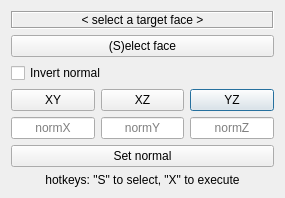
<?xml version="1.0" encoding="UTF-8"?>
<ui version="4.0">
 <class>DialogAlign</class>
 <widget class="QDialog" name="DialogAlign">
  <property name="geometry">
   <rect>
    <x>0</x>
    <y>0</y>
    <width>285</width>
    <height>182</height>
   </rect>
  </property>
  <property name="sizePolicy">
   <sizepolicy hsizetype="Expanding" vsizetype="Preferred">
    <horstretch>0</horstretch>
    <verstretch>0</verstretch>
   </sizepolicy>
  </property>
  <property name="baseSize">
   <size>
    <width>200</width>
    <height>300</height>
   </size>
  </property>
  <property name="windowTitle">
   <string>Align flanges</string>
  </property>
  <property name="windowIcon">
   <iconset>
    <normaloff>../../../../Documenti/flamingo/icons/flangeAlign.svg</normaloff>../../../../Documenti/flamingo/icons/flangeAlign.svg</iconset>
  </property>
  <property name="sizeGripEnabled">
   <bool>false</bool>
  </property>
  <layout class="QGridLayout" name="gridLayout">
   <item row="4" column="1">
    <widget class="QLineEdit" name="Y">
     <property name="minimumSize">
      <size>
       <width>24</width>
       <height>0</height>
      </size>
     </property>
     <property name="toolTip">
      <string/>
     </property>
     <property name="alignment">
      <set>Qt::AlignCenter</set>
     </property>
     <property name="placeholderText">
      <string>normY</string>
     </property>
    </widget>
   </item>
   <item row="3" column="2">
    <widget class="QPushButton" name="btnYZ">
     <property name="minimumSize">
      <size>
       <width>24</width>
       <height>0</height>
      </size>
     </property>
     <property name="text">
      <string>YZ</string>
     </property>
    </widget>
   </item>
   <item row="1" column="0" colspan="3">
    <widget class="QPushButton" name="btn1">
     <property name="minimumSize">
      <size>
       <width>24</width>
       <height>0</height>
      </size>
     </property>
     <property name="text">
      <string>(S)elect face</string>
     </property>
    </widget>
   </item>
   <item row="3" column="1">
    <widget class="QPushButton" name="btnXZ">
     <property name="minimumSize">
      <size>
       <width>24</width>
       <height>0</height>
      </size>
     </property>
     <property name="text">
      <string>XZ</string>
     </property>
    </widget>
   </item>
   <item row="6" column="0" colspan="3">
    <widget class="QLabel" name="label_2">
     <property name="text">
      <string>hotkeys: &quot;S&quot; to select, &quot;X&quot; to execute</string>
     </property>
     <property name="alignment">
      <set>Qt::AlignCenter</set>
     </property>
    </widget>
   </item>
   <item row="3" column="0">
    <widget class="QPushButton" name="btnXY">
     <property name="minimumSize">
      <size>
       <width>24</width>
       <height>0</height>
      </size>
     </property>
     <property name="text">
      <string>XY</string>
     </property>
    </widget>
   </item>
   <item row="0" column="0" colspan="3">
    <widget class="QLabel" name="label">
     <property name="minimumSize">
      <size>
       <width>24</width>
       <height>0</height>
      </size>
     </property>
     <property name="frameShape">
      <enum>QFrame::Box</enum>
     </property>
     <property name="frameShadow">
      <enum>QFrame::Sunken</enum>
     </property>
     <property name="text">
      <string>&lt; select a target face &gt;</string>
     </property>
     <property name="alignment">
      <set>Qt::AlignCenter</set>
     </property>
    </widget>
   </item>
   <item row="5" column="0" colspan="3">
    <widget class="QPushButton" name="btnNorm">
     <property name="minimumSize">
      <size>
       <width>24</width>
       <height>0</height>
      </size>
     </property>
     <property name="text">
      <string>Set normal</string>
     </property>
    </widget>
   </item>
   <item row="4" column="0">
    <widget class="QLineEdit" name="X">
     <property name="minimumSize">
      <size>
       <width>24</width>
       <height>0</height>
      </size>
     </property>
     <property name="toolTip">
      <string/>
     </property>
     <property name="text">
      <string/>
     </property>
     <property name="alignment">
      <set>Qt::AlignCenter</set>
     </property>
     <property name="placeholderText">
      <string>normX</string>
     </property>
    </widget>
   </item>
   <item row="4" column="2">
    <widget class="QLineEdit" name="Z">
     <property name="minimumSize">
      <size>
       <width>24</width>
       <height>0</height>
      </size>
     </property>
     <property name="toolTip">
      <string/>
     </property>
     <property name="whatsThis">
      <string/>
     </property>
     <property name="alignment">
      <set>Qt::AlignCenter</set>
     </property>
     <property name="placeholderText">
      <string>normZ</string>
     </property>
    </widget>
   </item>
   <item row="2" column="0" colspan="3">
    <widget class="QCheckBox" name="cbInvert">
     <property name="sizePolicy">
      <sizepolicy hsizetype="MinimumExpanding" vsizetype="Fixed">
       <horstretch>0</horstretch>
       <verstretch>0</verstretch>
      </sizepolicy>
     </property>
     <property name="text">
      <string>Invert normal</string>
     </property>
    </widget>
   </item>
  </layout>
 </widget>
 <tabstops>
  <tabstop>btn1</tabstop>
  <tabstop>btnXY</tabstop>
  <tabstop>btnXZ</tabstop>
  <tabstop>btnYZ</tabstop>
  <tabstop>X</tabstop>
  <tabstop>Y</tabstop>
  <tabstop>Z</tabstop>
 </tabstops>
 <resources/>
 <connections/>
</ui>
